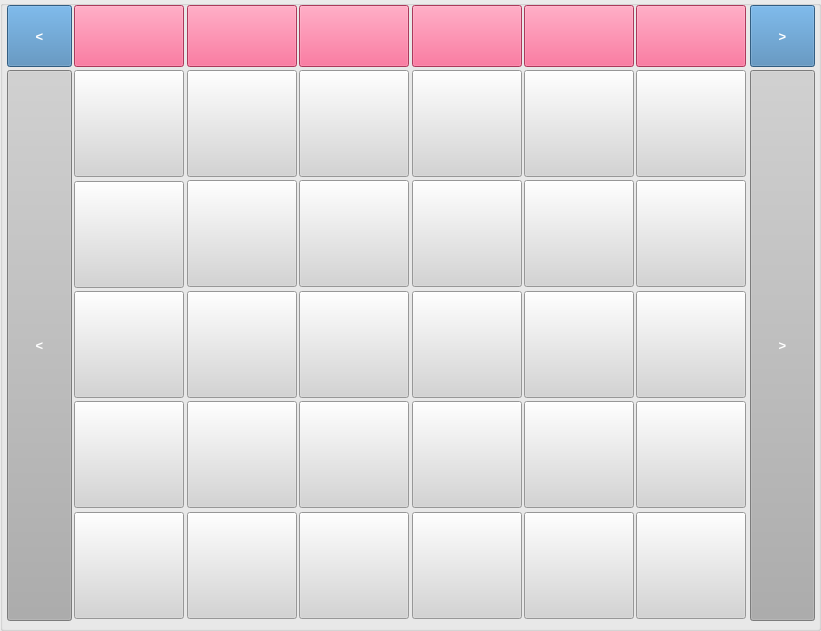
  <widget class="QGroupBox" name="groupBox">
   <property name="geometry">
    <rect>
     <x>0</x>
     <y>140</y>
     <width>821</width>
     <height>631</height>
    </rect>
   </property>
   <property name="styleSheet">
    <string notr="true">background-color: rgb(235, 235, 235);</string>
   </property>
   <property name="title">
    <string/>
   </property>
   <widget class="QPushButton" name="pushButtonItem11">
    <property name="geometry">
     <rect>
      <x>524</x>
      <y>180</y>
      <width>110</width>
      <height>107</height>
     </rect>
    </property>
    <property name="styleSheet">
     <string notr="true">background-color: rgb(212, 212, 212);
color: rgb(255, 255, 255);</string>
    </property>
    <property name="text">
     <string/>
    </property>
   </widget>
   <widget class="QPushButton" name="pushButtonItem6">
    <property name="geometry">
     <rect>
      <x>636</x>
      <y>70</y>
      <width>110</width>
      <height>107</height>
     </rect>
    </property>
    <property name="styleSheet">
     <string notr="true">background-color: rgb(212, 212, 212);
color: rgb(255, 255, 255);</string>
    </property>
    <property name="text">
     <string/>
    </property>
   </widget>
   <widget class="QPushButton" name="pushButtonItem13">
    <property name="geometry">
     <rect>
      <x>74</x>
      <y>291</y>
      <width>110</width>
      <height>107</height>
     </rect>
    </property>
    <property name="styleSheet">
     <string notr="true">background-color: rgb(212, 212, 212);
color: rgb(255, 255, 255);</string>
    </property>
    <property name="text">
     <string/>
    </property>
   </widget>
   <widget class="QPushButton" name="pushButtonItem25">
    <property name="geometry">
     <rect>
      <x>74</x>
      <y>512</y>
      <width>110</width>
      <height>107</height>
     </rect>
    </property>
    <property name="styleSheet">
     <string notr="true">background-color: rgb(212, 212, 212);
color: rgb(255, 255, 255);</string>
    </property>
    <property name="text">
     <string/>
    </property>
   </widget>
   <widget class="QPushButton" name="pushButtonItemGroup1">
    <property name="geometry">
     <rect>
      <x>74</x>
      <y>5</y>
      <width>110</width>
      <height>62</height>
     </rect>
    </property>
    <property name="styleSheet">
     <string notr="true">background-color: rgb(240, 80, 128);
color: rgb(255, 255, 255);</string>
    </property>
    <property name="text">
     <string/>
    </property>
   </widget>
   <widget class="QPushButton" name="pushButtonItem27">
    <property name="geometry">
     <rect>
      <x>299</x>
      <y>512</y>
      <width>110</width>
      <height>107</height>
     </rect>
    </property>
    <property name="styleSheet">
     <string notr="true">background-color: rgb(212, 212, 212);
color: rgb(255, 255, 255);</string>
    </property>
    <property name="text">
     <string/>
    </property>
   </widget>
   <widget class="QPushButton" name="pushButtonItem28">
    <property name="geometry">
     <rect>
      <x>412</x>
      <y>512</y>
      <width>110</width>
      <height>107</height>
     </rect>
    </property>
    <property name="styleSheet">
     <string notr="true">background-color: rgb(212, 212, 212);
color: rgb(255, 255, 255);</string>
    </property>
    <property name="text">
     <string/>
    </property>
   </widget>
   <widget class="QPushButton" name="pushButtonItem23">
    <property name="geometry">
     <rect>
      <x>524</x>
      <y>401</y>
      <width>110</width>
      <height>107</height>
     </rect>
    </property>
    <property name="styleSheet">
     <string notr="true">background-color: rgb(212, 212, 212);
color: rgb(255, 255, 255);</string>
    </property>
    <property name="text">
     <string/>
    </property>
   </widget>
   <widget class="QPushButton" name="pushButtonItemGroup6">
    <property name="geometry">
     <rect>
      <x>636</x>
      <y>5</y>
      <width>110</width>
      <height>62</height>
     </rect>
    </property>
    <property name="styleSheet">
     <string notr="true">background-color: rgb(240, 80, 128);
color: rgb(255, 255, 255);</string>
    </property>
    <property name="text">
     <string/>
    </property>
   </widget>
   <widget class="QPushButton" name="pushButtonItem3">
    <property name="geometry">
     <rect>
      <x>299</x>
      <y>70</y>
      <width>110</width>
      <height>107</height>
     </rect>
    </property>
    <property name="styleSheet">
     <string notr="true">background-color: rgb(212, 212, 212);
color: rgb(255, 255, 255);</string>
    </property>
    <property name="text">
     <string/>
    </property>
   </widget>
   <widget class="QPushButton" name="pushButtonItemGroup4">
    <property name="geometry">
     <rect>
      <x>412</x>
      <y>5</y>
      <width>110</width>
      <height>62</height>
     </rect>
    </property>
    <property name="styleSheet">
     <string notr="true">background-color: rgb(240, 80, 128);
color: rgb(255, 255, 255);</string>
    </property>
    <property name="text">
     <string/>
    </property>
   </widget>
   <widget class="QPushButton" name="pushButtonItem4">
    <property name="geometry">
     <rect>
      <x>412</x>
      <y>70</y>
      <width>110</width>
      <height>107</height>
     </rect>
    </property>
    <property name="styleSheet">
     <string notr="true">background-color: rgb(212, 212, 212);
color: rgb(255, 255, 255);</string>
    </property>
    <property name="text">
     <string/>
    </property>
   </widget>
   <widget class="QPushButton" name="pushButtonItem8">
    <property name="geometry">
     <rect>
      <x>187</x>
      <y>180</y>
      <width>110</width>
      <height>107</height>
     </rect>
    </property>
    <property name="styleSheet">
     <string notr="true">background-color: rgb(212, 212, 212);
color: rgb(255, 255, 255);</string>
    </property>
    <property name="text">
     <string/>
    </property>
   </widget>
   <widget class="QPushButton" name="pushButtonNextItem">
    <property name="geometry">
     <rect>
      <x>750</x>
      <y>70</y>
      <width>65</width>
      <height>551</height>
     </rect>
    </property>
    <property name="font">
     <font>
      <family>Segoe UI</family>
      <pointsize>10</pointsize>
      <weight>75</weight>
      <bold>true</bold>
     </font>
    </property>
    <property name="styleSheet">
     <string notr="true">background-color: rgb(173, 173, 173);
color: rgb(255, 255, 255);</string>
    </property>
    <property name="text">
     <string>&gt;</string>
    </property>
   </widget>
   <widget class="QPushButton" name="pushButtonItem16">
    <property name="geometry">
     <rect>
      <x>412</x>
      <y>291</y>
      <width>110</width>
      <height>107</height>
     </rect>
    </property>
    <property name="styleSheet">
     <string notr="true">background-color: rgb(212, 212, 212);
color: rgb(255, 255, 255);</string>
    </property>
    <property name="text">
     <string/>
    </property>
   </widget>
   <widget class="QPushButton" name="pushButtonItem26">
    <property name="geometry">
     <rect>
      <x>187</x>
      <y>512</y>
      <width>110</width>
      <height>107</height>
     </rect>
    </property>
    <property name="styleSheet">
     <string notr="true">background-color: rgb(212, 212, 212);
color: rgb(255, 255, 255);</string>
    </property>
    <property name="text">
     <string/>
    </property>
   </widget>
   <widget class="QPushButton" name="pushButtonItemGroup3">
    <property name="geometry">
     <rect>
      <x>299</x>
      <y>5</y>
      <width>110</width>
      <height>62</height>
     </rect>
    </property>
    <property name="styleSheet">
     <string notr="true">background-color: rgb(240, 80, 128);
color: rgb(255, 255, 255);</string>
    </property>
    <property name="text">
     <string/>
    </property>
   </widget>
   <widget class="QPushButton" name="pushButtonItem22">
    <property name="geometry">
     <rect>
      <x>412</x>
      <y>401</y>
      <width>110</width>
      <height>107</height>
     </rect>
    </property>
    <property name="styleSheet">
     <string notr="true">background-color: rgb(212, 212, 212);
color: rgb(255, 255, 255);</string>
    </property>
    <property name="text">
     <string/>
    </property>
   </widget>
   <widget class="QPushButton" name="pushButtonPreviousItem">
    <property name="geometry">
     <rect>
      <x>7</x>
      <y>70</y>
      <width>65</width>
      <height>551</height>
     </rect>
    </property>
    <property name="font">
     <font>
      <family>Segoe UI</family>
      <pointsize>10</pointsize>
      <weight>75</weight>
      <bold>true</bold>
     </font>
    </property>
    <property name="styleSheet">
     <string notr="true">background-color: rgb(173, 173, 173);
color: rgb(255, 255, 255);</string>
    </property>
    <property name="text">
     <string>&lt;</string>
    </property>
   </widget>
   <widget class="QPushButton" name="pushButtonItem21">
    <property name="geometry">
     <rect>
      <x>299</x>
      <y>401</y>
      <width>110</width>
      <height>107</height>
     </rect>
    </property>
    <property name="styleSheet">
     <string notr="true">background-color: rgb(212, 212, 212);
color: rgb(255, 255, 255);</string>
    </property>
    <property name="text">
     <string/>
    </property>
   </widget>
   <widget class="QPushButton" name="pushButtonItemGroup5">
    <property name="geometry">
     <rect>
      <x>524</x>
      <y>5</y>
      <width>110</width>
      <height>62</height>
     </rect>
    </property>
    <property name="styleSheet">
     <string notr="true">background-color: rgb(240, 80, 128);
color: rgb(255, 255, 255);</string>
    </property>
    <property name="text">
     <string/>
    </property>
   </widget>
   <widget class="QPushButton" name="pushButtonItem1">
    <property name="geometry">
     <rect>
      <x>74</x>
      <y>70</y>
      <width>110</width>
      <height>107</height>
     </rect>
    </property>
    <property name="styleSheet">
     <string notr="true">background-color: rgb(212, 212, 212);
color: rgb(255, 255, 255);</string>
    </property>
    <property name="text">
     <string/>
    </property>
   </widget>
   <widget class="QPushButton" name="pushButtonItem29">
    <property name="geometry">
     <rect>
      <x>524</x>
      <y>512</y>
      <width>110</width>
      <height>107</height>
     </rect>
    </property>
    <property name="styleSheet">
     <string notr="true">background-color: rgb(212, 212, 212);
color: rgb(255, 255, 255);</string>
    </property>
    <property name="text">
     <string/>
    </property>
   </widget>
   <widget class="QPushButton" name="pushButtonItem19">
    <property name="geometry">
     <rect>
      <x>74</x>
      <y>401</y>
      <width>110</width>
      <height>107</height>
     </rect>
    </property>
    <property name="styleSheet">
     <string notr="true">background-color: rgb(212, 212, 212);
color: rgb(255, 255, 255);</string>
    </property>
    <property name="text">
     <string/>
    </property>
   </widget>
   <widget class="QPushButton" name="pushButtonPreviousItemGroup">
    <property name="geometry">
     <rect>
      <x>7</x>
      <y>5</y>
      <width>65</width>
      <height>62</height>
     </rect>
    </property>
    <property name="font">
     <font>
      <family>Segoe UI</family>
      <pointsize>10</pointsize>
      <weight>75</weight>
      <bold>true</bold>
     </font>
    </property>
    <property name="styleSheet">
     <string notr="true">background-color: rgb(70, 130, 180);
color: rgb(255, 255, 255);</string>
    </property>
    <property name="text">
     <string>&lt;</string>
    </property>
   </widget>
   <widget class="QPushButton" name="pushButtonItem17">
    <property name="geometry">
     <rect>
      <x>524</x>
      <y>291</y>
      <width>110</width>
      <height>107</height>
     </rect>
    </property>
    <property name="styleSheet">
     <string notr="true">background-color: rgb(212, 212, 212);
color: rgb(255, 255, 255);</string>
    </property>
    <property name="text">
     <string/>
    </property>
   </widget>
   <widget class="QPushButton" name="pushButtonItem2">
    <property name="geometry">
     <rect>
      <x>187</x>
      <y>70</y>
      <width>110</width>
      <height>107</height>
     </rect>
    </property>
    <property name="styleSheet">
     <string notr="true">background-color: rgb(212, 212, 212);
color: rgb(255, 255, 255);</string>
    </property>
    <property name="text">
     <string/>
    </property>
   </widget>
   <widget class="QPushButton" name="pushButtonItem9">
    <property name="geometry">
     <rect>
      <x>299</x>
      <y>180</y>
      <width>110</width>
      <height>107</height>
     </rect>
    </property>
    <property name="styleSheet">
     <string notr="true">background-color: rgb(212, 212, 212);
color: rgb(255, 255, 255);</string>
    </property>
    <property name="text">
     <string/>
    </property>
   </widget>
   <widget class="QPushButton" name="pushButtonItem5">
    <property name="geometry">
     <rect>
      <x>524</x>
      <y>70</y>
      <width>110</width>
      <height>107</height>
     </rect>
    </property>
    <property name="styleSheet">
     <string notr="true">background-color: rgb(212, 212, 212);
color: rgb(255, 255, 255);</string>
    </property>
    <property name="text">
     <string/>
    </property>
   </widget>
   <widget class="QPushButton" name="pushButtonItem10">
    <property name="geometry">
     <rect>
      <x>412</x>
      <y>180</y>
      <width>110</width>
      <height>107</height>
     </rect>
    </property>
    <property name="styleSheet">
     <string notr="true">background-color: rgb(212, 212, 212);
color: rgb(255, 255, 255);</string>
    </property>
    <property name="text">
     <string/>
    </property>
   </widget>
   <widget class="QPushButton" name="pushButtonItem7">
    <property name="geometry">
     <rect>
      <x>74</x>
      <y>181</y>
      <width>110</width>
      <height>107</height>
     </rect>
    </property>
    <property name="styleSheet">
     <string notr="true">background-color: rgb(212, 212, 212);
color: rgb(255, 255, 255);</string>
    </property>
    <property name="text">
     <string/>
    </property>
   </widget>
   <widget class="QPushButton" name="pushButtonItem30">
    <property name="geometry">
     <rect>
      <x>636</x>
      <y>512</y>
      <width>110</width>
      <height>107</height>
     </rect>
    </property>
    <property name="styleSheet">
     <string notr="true">background-color: rgb(212, 212, 212);
color: rgb(255, 255, 255);</string>
    </property>
    <property name="text">
     <string/>
    </property>
   </widget>
   <widget class="QPushButton" name="pushButtonItem18">
    <property name="geometry">
     <rect>
      <x>636</x>
      <y>291</y>
      <width>110</width>
      <height>107</height>
     </rect>
    </property>
    <property name="styleSheet">
     <string notr="true">background-color: rgb(212, 212, 212);
color: rgb(255, 255, 255);</string>
    </property>
    <property name="text">
     <string/>
    </property>
   </widget>
   <widget class="QPushButton" name="pushButtonItem12">
    <property name="geometry">
     <rect>
      <x>636</x>
      <y>180</y>
      <width>110</width>
      <height>107</height>
     </rect>
    </property>
    <property name="styleSheet">
     <string notr="true">background-color: rgb(212, 212, 212);
color: rgb(255, 255, 255);</string>
    </property>
    <property name="text">
     <string/>
    </property>
   </widget>
   <widget class="QPushButton" name="pushButtonItem15">
    <property name="geometry">
     <rect>
      <x>299</x>
      <y>291</y>
      <width>110</width>
      <height>107</height>
     </rect>
    </property>
    <property name="styleSheet">
     <string notr="true">background-color: rgb(212, 212, 212);
color: rgb(255, 255, 255);</string>
    </property>
    <property name="text">
     <string/>
    </property>
   </widget>
   <widget class="QPushButton" name="pushButtonItem24">
    <property name="geometry">
     <rect>
      <x>636</x>
      <y>401</y>
      <width>110</width>
      <height>107</height>
     </rect>
    </property>
    <property name="styleSheet">
     <string notr="true">background-color: rgb(212, 212, 212);
color: rgb(255, 255, 255);</string>
    </property>
    <property name="text">
     <string/>
    </property>
   </widget>
   <widget class="QPushButton" name="pushButtonItem20">
    <property name="geometry">
     <rect>
      <x>187</x>
      <y>401</y>
      <width>110</width>
      <height>107</height>
     </rect>
    </property>
    <property name="styleSheet">
     <string notr="true">background-color: rgb(212, 212, 212);
color: rgb(255, 255, 255);</string>
    </property>
    <property name="text">
     <string/>
    </property>
   </widget>
   <widget class="QPushButton" name="pushButtonNextItemGroup">
    <property name="geometry">
     <rect>
      <x>750</x>
      <y>5</y>
      <width>65</width>
      <height>62</height>
     </rect>
    </property>
    <property name="font">
     <font>
      <family>Segoe UI</family>
      <pointsize>10</pointsize>
      <weight>75</weight>
      <bold>true</bold>
     </font>
    </property>
    <property name="styleSheet">
     <string notr="true">background-color: rgb(70, 130, 180);
color: rgb(255, 255, 255);</string>
    </property>
    <property name="text">
     <string>&gt;</string>
    </property>
   </widget>
   <widget class="QPushButton" name="pushButtonItem14">
    <property name="geometry">
     <rect>
      <x>187</x>
      <y>291</y>
      <width>110</width>
      <height>107</height>
     </rect>
    </property>
    <property name="styleSheet">
     <string notr="true">background-color: rgb(212, 212, 212);
color: rgb(255, 255, 255);</string>
    </property>
    <property name="text">
     <string/>
    </property>
   </widget>
   <widget class="QPushButton" name="pushButtonItemGroup2">
    <property name="geometry">
     <rect>
      <x>187</x>
      <y>5</y>
      <width>110</width>
      <height>62</height>
     </rect>
    </property>
    <property name="styleSheet">
     <string notr="true">background-color: rgb(240, 80, 128);
color: rgb(255, 255, 255);</string>
    </property>
    <property name="text">
     <string/>
    </property>
   </widget>
  </widget>
